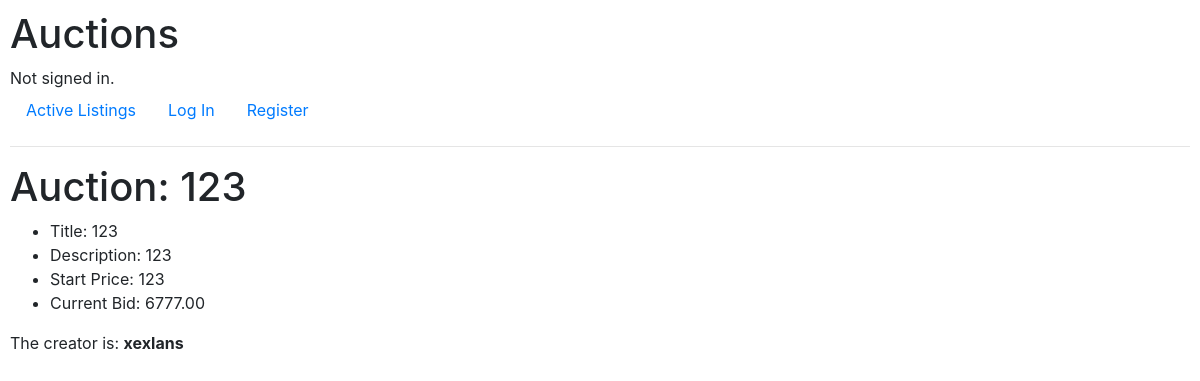
The page /1 on the database its author committed.
### auctions/models.py (models this page shows, shortened)
class AuctionList(models.Model):
    title = models.CharField(max_length=64, verbose_name="title")
    description = models.TextField(verbose_name="description")
    start_price = models.IntegerField(null=False, blank=False)
    creator = models.ForeignKey(User, on_delete=models.CASCADE, related_name="auction_list", verbose_name="creator")
    current_bid = models.DecimalField(max_digits=10, decimal_places=2, null=True, blank=True)

class Lot(models.Model):
    lot_author = models.ForeignKey(User, on_delete=models.PROTECT, related_name="lot_author", verbose_name="lot_author")
    lot_info = models.ForeignKey(AuctionList, on_delete=models.CASCADE, verbose_name="lot_info")
    lot_bid = models.DecimalField(max_digits=10, decimal_places=2)
    lot_done_at = models.DateTimeField(auto_now_add=True)
    class Meta:
        ordering = ["lot_info", "lot_bid"]

class User(AbstractUser):
    pass

### auctions/views.py (the view)
# urls.py: path("<int:auction_id>", views.auction, name="auction"),
def auction(request, auction_id):
    auc_list = AuctionList.objects.get(id=auction_id)
    in_watchlist = False
    maximum_bid = Lot.objects.filter(lot_info=auc_list).order_by('-lot_bid').first()
    if request.user.is_authenticated:
        in_watchlist = WatchList.objects.filter(user = request.user, auction_list=auc_list).exists()
    return render(request, 'auctions/auction.html', {
        "auction": auc_list,
        "in_watchlist": in_watchlist,
        "maximum_bid": maximum_bid.lot_bid if maximum_bid else None,
        "bidForm": AddLotForm(),
    })

### auctions/templates/auctions/auction.html (shortened to what this page needs)
{% extends "auctions/layout.html" %}
{% block body %}
    <h1>Auction: {{ auction.title }}</h1>
    <ul>
        <li>Title: {{ auction.title }}</li>
        <li>Description: {{ auction.description }}</li>
        <li>Start Price: {{ auction.start_price }}</li>
        <li>Current Bid: {% if maximum_bid %}{{ maximum_bid }}{% else %}No bids yet{% endif %}</li>
    </ul>
    <p>The creator is: <strong>{{ auction.creator }}</strong></p>
{% endblock %}

### auctions/static/auctions/styles.css (style rules this page uses)
body { padding: 10px; }

### rows shown on the page
AuctionList: title "123", description "123", start_price "123", creator "xexlans"
Lot: lot_bid "6777.00"
